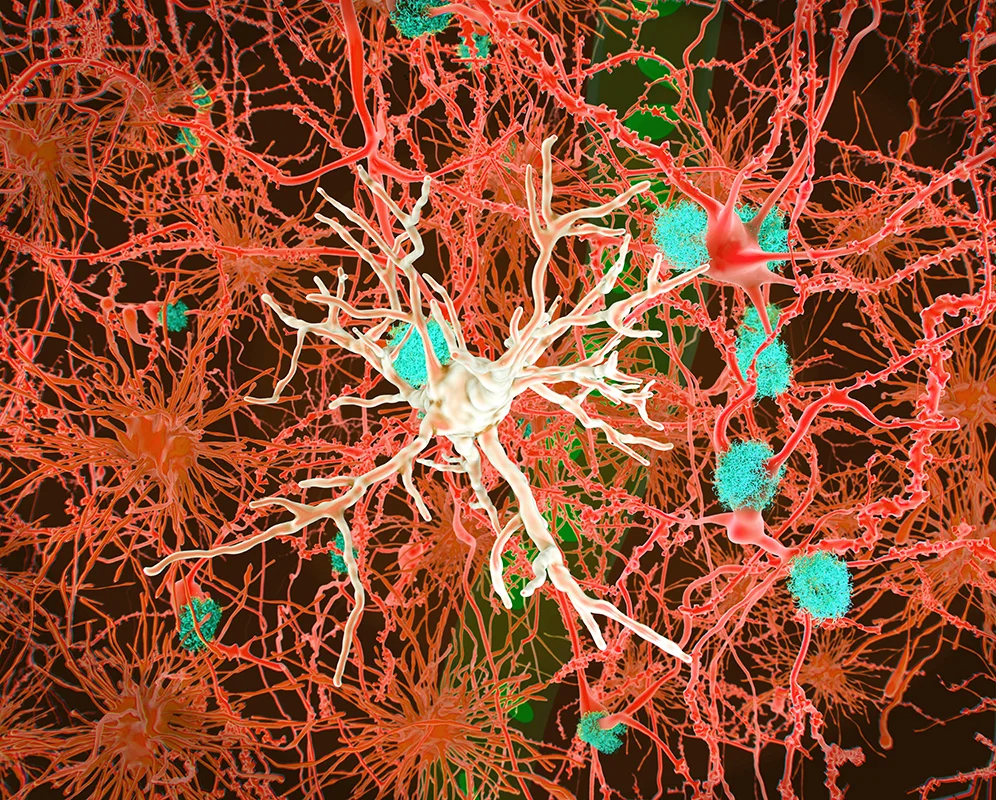
#> input picture MPI_App_3/Image.png, 996 x 800 px
$ python ImageProcessingComparision.py
#> lines starting #> are read from the running program, lines starting #| are printed output that depends on the picture; after the words box and inside, x2 and y2 are one past the last pixel; in counts of white or black regions, pixels touching at a corner belong together
import cv2
import numpy as np
import os

img = cv2.imread('Image.png')
#> img is the input picture: shape (800, 996, 3); mean B, G, R 50.4, 77.9, 145.6
cv2.imshow("original Image", img)

kernel = np.ones((5,5),np.uint8)

# convert to gray
img_gray = cv2.cvtColor(img,cv2.COLOR_BGR2GRAY)
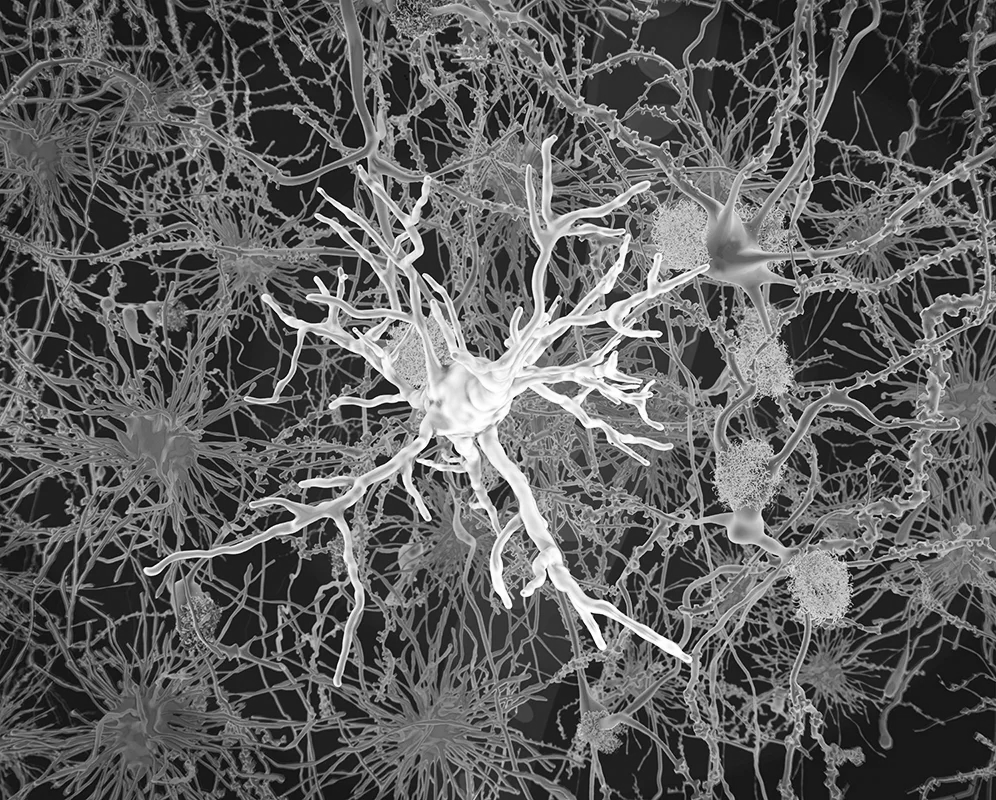
#> img_gray: shape (800, 996); min 0, max 255, mean 95

cv2.imshow('Gray Image',img_gray)


# convert to blur
img_blur = cv2.GaussianBlur(img_gray,(7,7),0)
cv2.imshow('Blur Image', img_blur)


# finding edges using canny functions
img_canny = cv2.Canny(img,200,200)
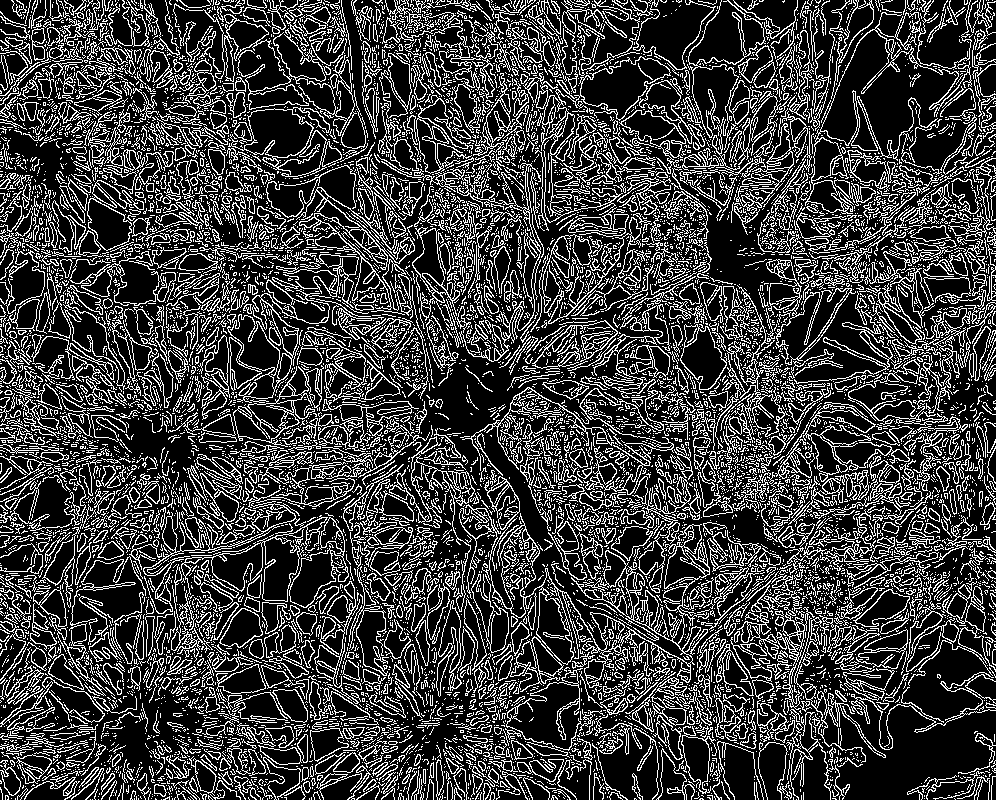
#> img_canny: shape (800, 996); 24.3% white in thin lines or dots
cv2.imshow('Canny Image', img_canny)

# Image dilation:  increase the thickness of edges
img_dilation = cv2.dilate(img_canny,kernel,iterations=1)
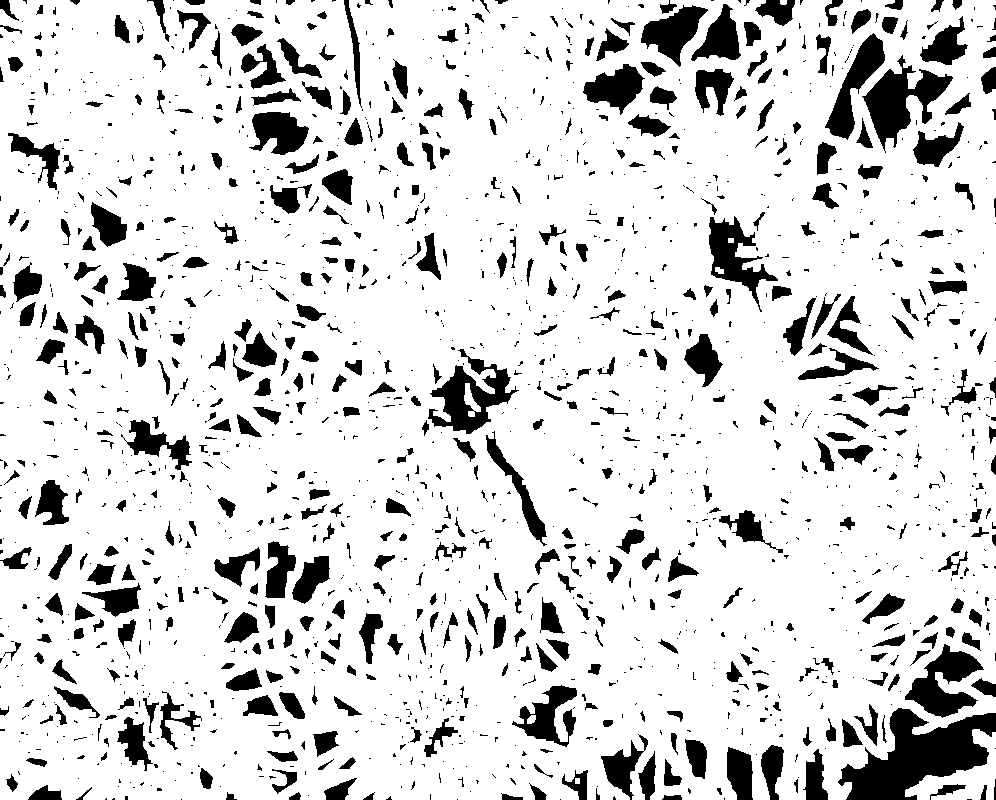
#> img_dilation: shape (800, 996); 85% white; 1759 black regions (1164 under 20 px), largest, box (x1, y1, x2, y2) and area: (838, 708, 996, 800) 7356, (862, 55, 953, 153) 3386, (428, 349, 519, 434) 3070
cv2.imshow('Dilation Image',img_dilation)


# Image Errosion
img_eroded = cv2.erode(img_dilation,kernel,iterations=1)
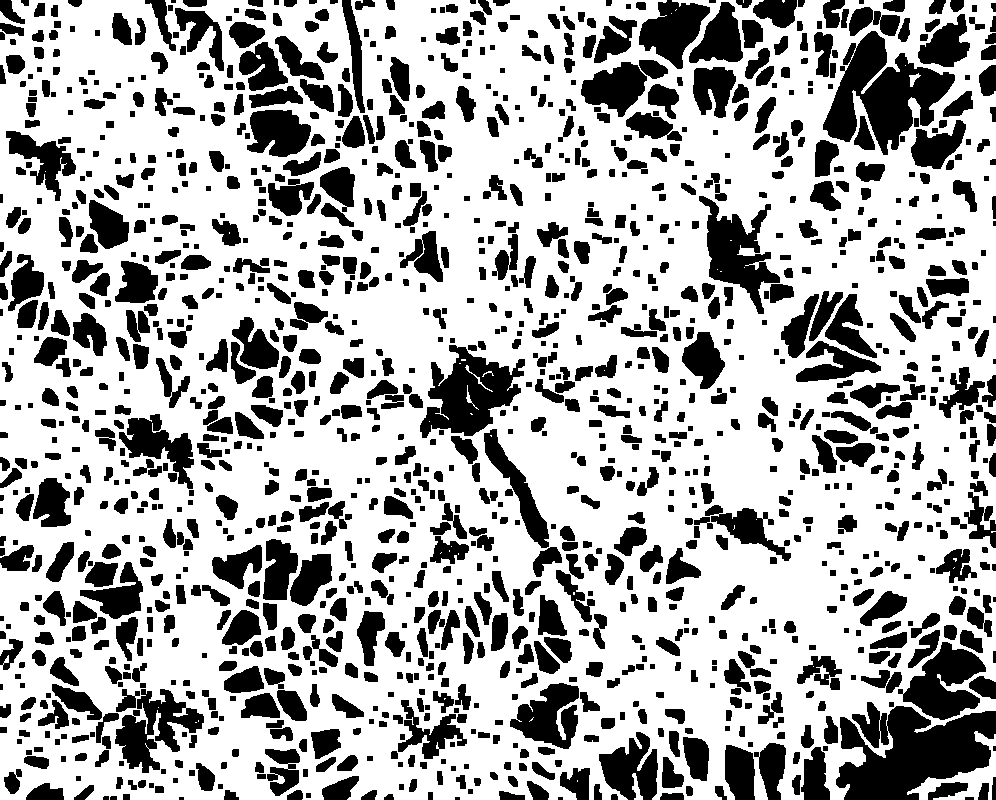
#> img_eroded: shape (800, 996); 67.9% white; 1396 black regions (10 under 20 px), largest, box (x1, y1, x2, y2) and area: (836, 702, 996, 800) 10065, (823, 31, 955, 155) 7663, (420, 345, 525, 438) 5219
cv2.imshow('Eroded Image',img_eroded)
cv2.waitKey(20000)
cv2.destroyAllWindows()
